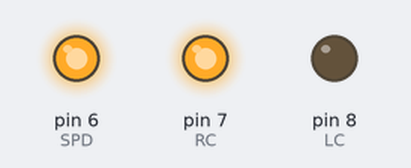
Simulated run of this sketch. Board: Arduino Uno, built with avr-gcc and run on an emulated ATmega328P. Shown: output pins drawn as LEDs (lit = HIGH).

Above: at 0.1 s.
At 5.1 s:
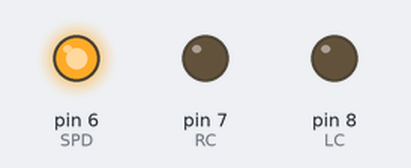
Timing chart, 0 to 6.6 s (numbered marks = the images above):
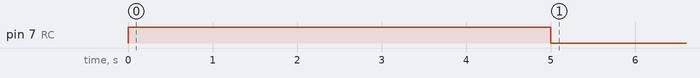

The sketch:

4.1-L298N-1.ino
```cpp
int SPD=6;
int RC=7;
int LC=8;


void setup() {
  pinMode(SPD, OUTPUT);
  pinMode(RC, OUTPUT);
  pinMode(LC, OUTPUT);

  digitalWrite(RC, HIGH);
  digitalWrite(LC, LOW);
  analogWrite(SPD,255);
  delay(5000);
  digitalWrite(RC, LOW);
  digitalWrite(LC, LOW);
  analogWrite(SPD, 255);
  delay(5000);
}

void loop() {
}
```
